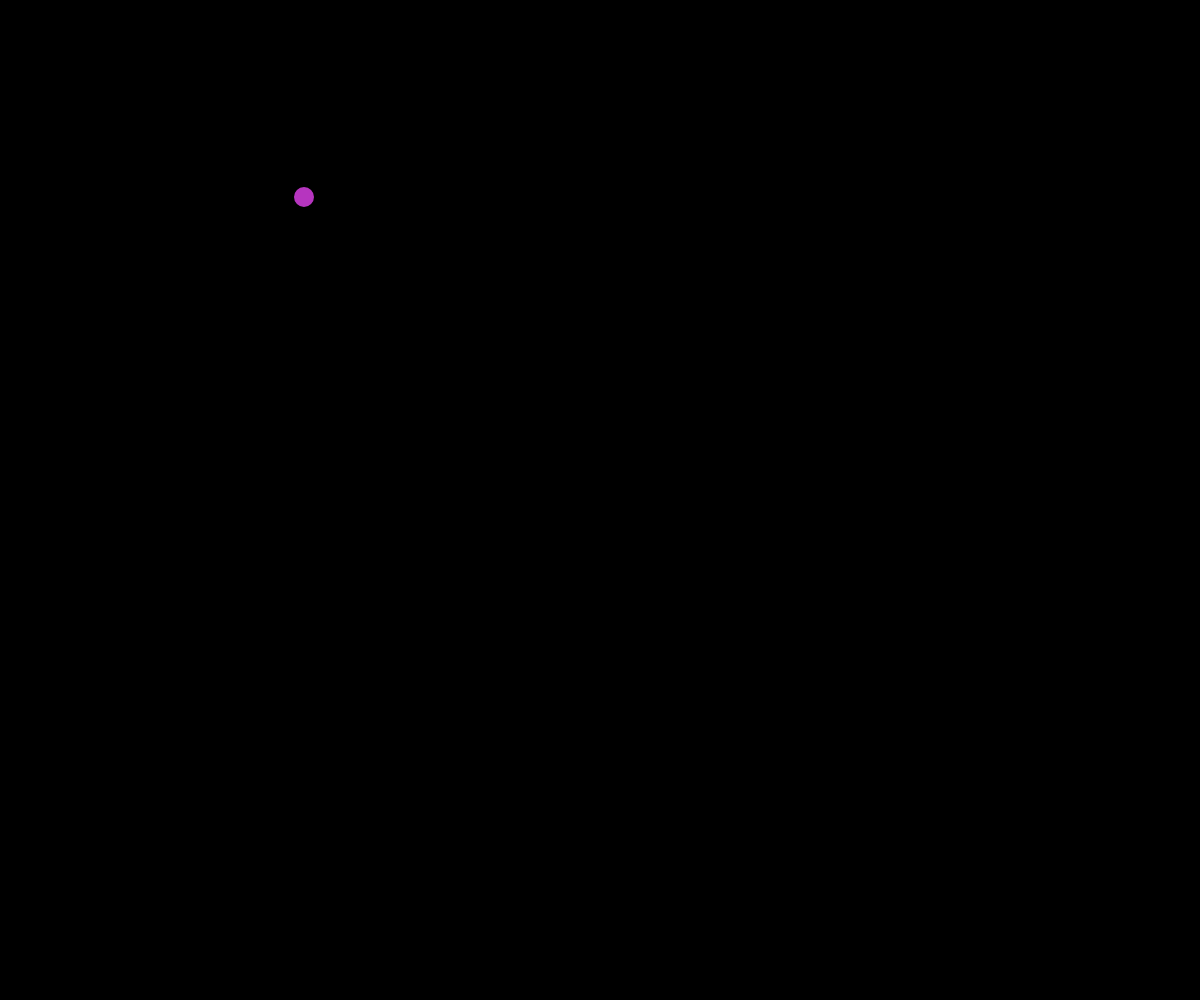
Frame 1 (no input)
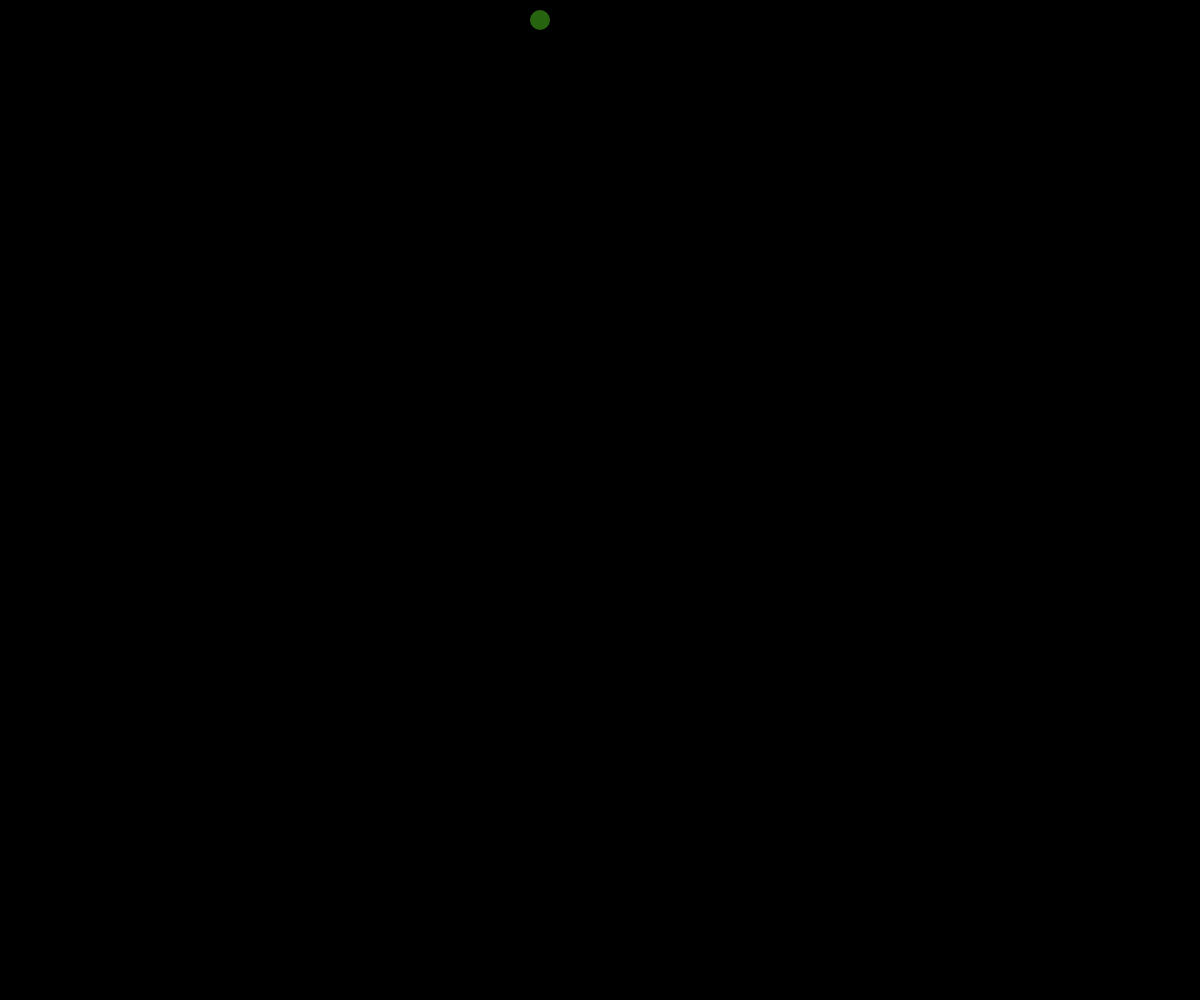
Frame 60 (no input)
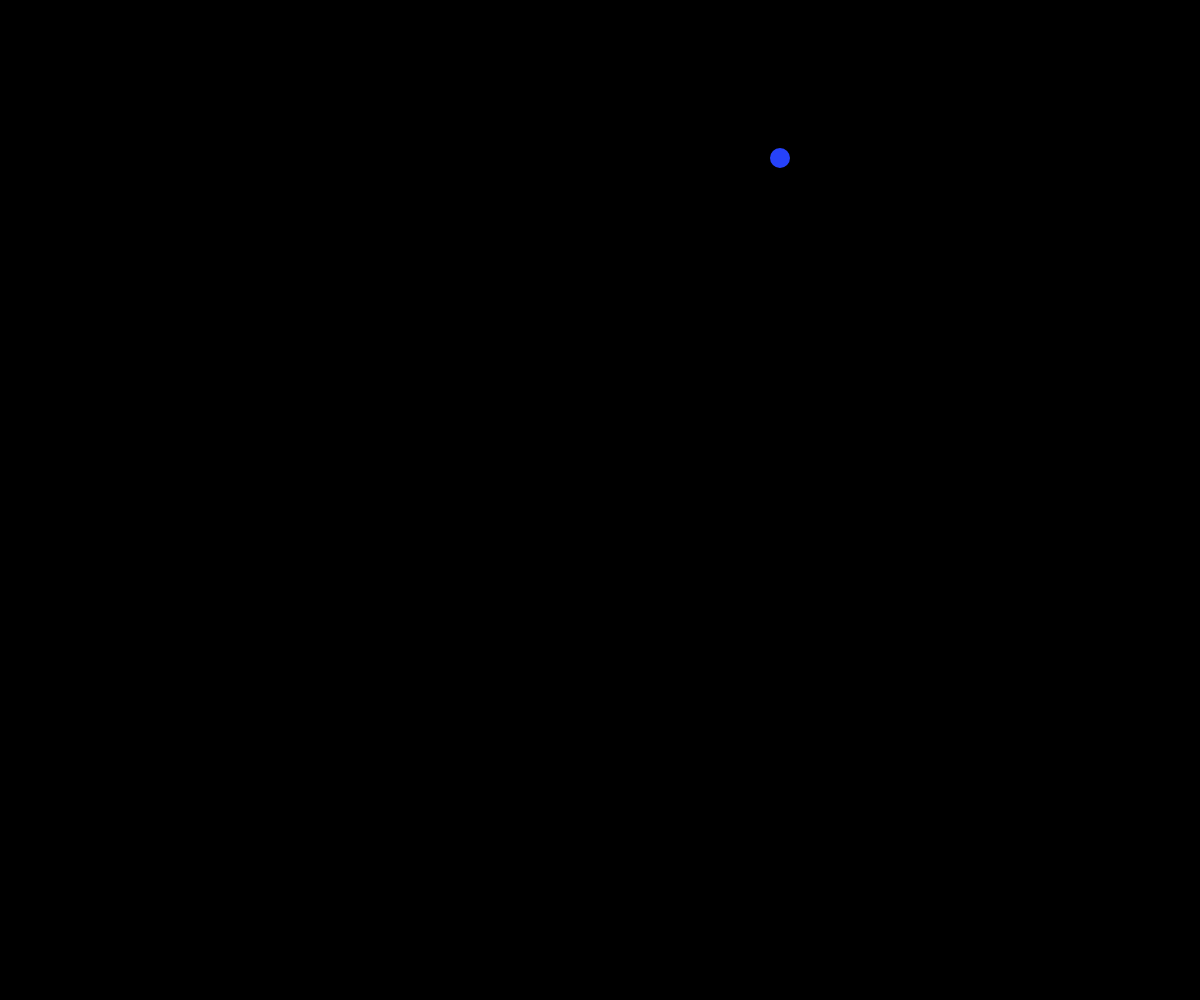
Frame 120 (the mouse pressed at the canvas centre since frame 60)

The p5.js sketch that drew these frames (run headless with seeded random() and noise() and a simulated clock; from frame 60 on, the mouse is pressed at the canvas centre):

// p5.js sketch
// ── sketch.js
/*
https://vimeo.com/channels/learningp5js/139587733
*/

var ball = {
  x: 300, 
  y: 200, 
  xspeed: 4, 
  yspeed: -3
}

function setup() {
  createCanvas(innerWidth, innerHeight);
}

function draw() {
  background(0);
  move();
  bounce();
  display();
  
  
}

function bounce() {
  
  if (ball.x > width || ball.x < 0) {
    ball.xspeed = ball.xspeed * -1;
  } 
  
  if (ball.y > height || ball.y < 0) {
    ball.yspeed = ball.yspeed * -1;
  }
}

function display() {
  noStroke;
  strokeWeight(4);
  fill(random(0,255), random(0,255), random(0,255));
  ellipse(ball.x, ball.y, 24, 24);
}

function move() {
  ball.x = ball.x + ball.xspeed;
  ball.y = ball.y + ball.yspeed;
  
}
